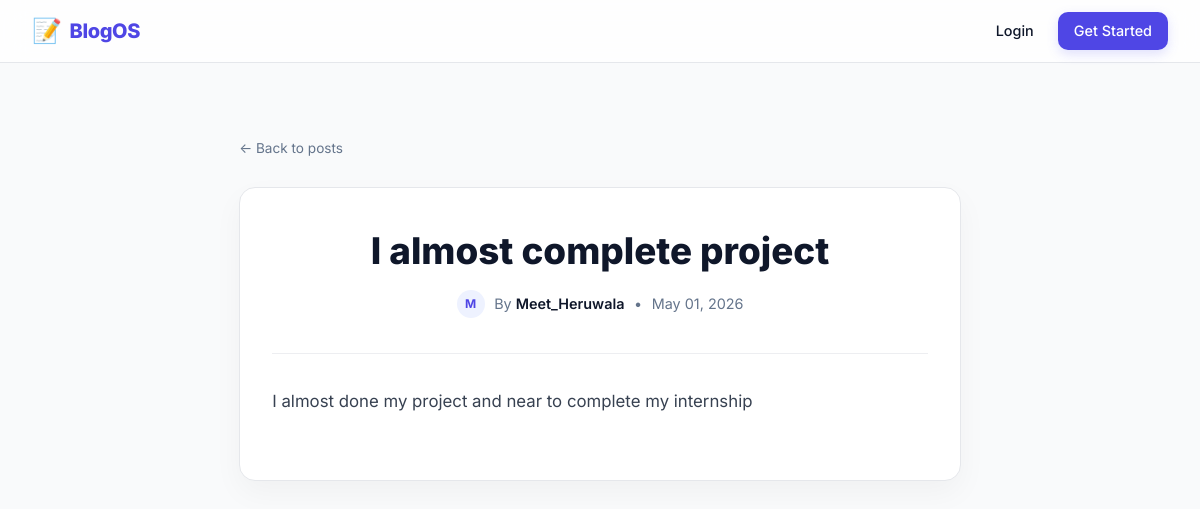
Page /blog/post/1/ on the committed database.
### blog/models.py (models this page shows, shortened)
class Post(models.Model):
    title = models.CharField(max_length=200)
    content = models.TextField()
    author = models.ForeignKey(User, on_delete=models.CASCADE, related_name='posts')
    created_at = models.DateTimeField(auto_now_add=True)
    updated_at = models.DateTimeField(auto_now=True)
    published = models.BooleanField(default=True)
    class Meta:
        ordering = ['-created_at']  # newest posts first

### blog/views.py (the view)
# urls.py: path('post/<int:pk>/', views.post_detail, name='post_detail'),
def post_detail(request, pk):
    post = get_object_or_404(Post, pk=pk)
    if not post.published:
        if not request.user.is_authenticated:
            raise PermissionDenied
        if request.user != post.author and not request.user.profile.is_admin_role():
            raise PermissionDenied
    return render(request, 'blog/post_detail.html', {'post': post})

### templates/blog/post_detail.html (shortened to what this page needs)
{% extends 'base.html' %}
{% block content %}
<div class="article-container">
    <a href="{% url 'blog:home' %}" class="back-link">
        ← Back to posts
    </a>
    <div class="article-card">
        <header class="article-header">
            <h1 class="article-title">{{ post.title }}</h1>
            <div class="article-meta">
                <div class="avatar">
                    {{ post.author.username|make_list|first|upper }}
                </div>
                <span>By <span class="author">{{ post.author.username }}</span></span>
                <span>•</span>
                <time>{{ post.created_at|date:"F d, Y" }}</time>
            </div>
        </header>
        <hr class="divider">
        <div class="article-content">
            {{ post.content|linebreaks }}
        </div>
    </div>
</div>
{% endblock %}

### templates/base.html (style rules this page uses)
:root { --primary: #6366f1; --primary-hover: #4f46e5; --bg: #f8fafc; --nav-bg: rgba(255, 255, 255, 0.8); --text-main: #0f172a; --text-muted: #64748b; --border: rgba(226, 232, 240, 0.8); }
* { box-sizing: border-box; margin: 0; padding: 0; }
body { font-family: 'Inter', system-ui, -apple-system, sans-serif; background-color: var(--bg); background-image: radial-gradient(at 0% 0%, rgba(99, 102, 241, 0.05) 0px, transparent 50%), radial-gradient(at 100% 100%, rgba(139, 92, 246, 0.05) 0px, transparent 50%); color: var(--text-main); line-height: 1.5; min-height: 100vh; }

### templates/blog/post_detail.html (style rules this page uses)
:root { --primary: #4f46e5; --danger: #ef4444; --text-dark: #0f172a; --text-muted: #64748b; --border: #e5e7eb; --bg: #f9fafb; }
body { background: var(--bg); }
.article-container { max-width: 760px; margin: 2.5rem auto; padding: 0 1.2rem; animation: pageIn 0.6s ease-out; }
.back-link { display: inline-flex; align-items: center; gap: 6px; color: var(--text-muted); text-decoration: none; font-size: 0.85rem; margin-bottom: 1.8rem; transition: 0.2s; }
.article-card { background: #fff; padding: 2.5rem 2rem; border-radius: 16px; border: 1px solid var(--border); box-shadow: 0 12px 30px rgba(0,0,0,0.04); transition: all 0.3s ease; animation: cardIn 0.7s ease-out; }
.article-header { text-align: center; margin-bottom: 2.2rem; }
.article-title { font-size: 2.3rem; font-weight: 800; color: var(--text-dark); line-height: 1.25; margin-bottom: 1rem; position: relative; display: inline-block; }
.article-title::after { content: ""; position: absolute; left: 50%; bottom: -8px; width: 0%; height: 3px; background: linear-gradient(90deg, var(--primary), #22c55e); transition: all 0.6s ease; transform: translateX(-50%); border-radius: 10px; }
.article-meta { display: flex; justify-content: center; align-items: center; gap: 0.6rem; flex-wrap: wrap; font-size: 0.9rem; color: var(--text-muted); }
.author { font-weight: 600; color: var(--text-dark); }
.avatar { width: 28px; height: 28px; border-radius: 50%; background: #eef2ff; display: flex; align-items: center; justify-content: center; font-size: 0.75rem; font-weight: bold; color: var(--primary); animation: pulse 2.5s infinite; }
.article-content { font-size: 1.05rem; line-height: 1.9; color: #374151; animation: fadeContent 0.8s ease-out; }
.article-content p { margin-bottom: 1.4rem; }
.divider { margin: 2rem 0; border: none; border-top: 1px solid var(--border); opacity: 0.7; }

### rows in the picture
Post: title "I almost complete project", author.username|make_list "M", author.username "Meet_Heruwala", created_at "May 01, 2026", content "I almost done my project and near to complete my internship"
